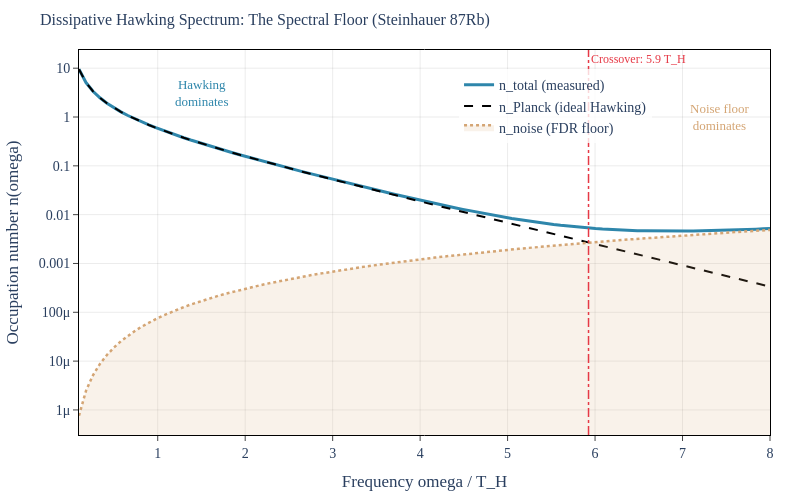

Here is the notebook cell this chart was saved with:
### Markdown cell above
## 3. The Spectral Floor: A New Observable

This is the key result of the exact WKB analysis.

The standard Hawking spectrum is a Planck (Bose-Einstein) distribution that
falls off exponentially at high frequencies: $n_{\text{Planck}} \sim e^{-\omega/T_H}$.

But in a real BEC, the dissipative noise floor provides a *constant* baseline
occupation $n_{\text{noise}} = \delta_k / 2$. At low frequencies, the thermal
Hawking spectrum dominates. At high frequencies, the noise floor dominates.

The crossover defines a **spectral floor** -- a frequency above which the
measured phonon occupation is set by the environment, not by Hawking radiation.

**What would an experimentalist see?**
- At low $\omega / T_H$: the standard thermal Planck spectrum (as Steinhauer observed)
- At high $\omega / T_H$: a flat excess above the Planck prediction
- The crossover frequency depends on the damping rate, which is platform-specific

### Code cell
# viz-ref: fig_spectral_floor_steinhauer
# The key figure: Hawking spectrum with noise floor for Steinhauer parameters

p = platforms["Steinhauer"]
spec = compute_spectrum(p, omega_min=0.1, omega_max_factor=8.0, n_points=100)

# Extract arrays
omega_over_TH = spec.omega_array / spec.T_H
n_total = np.array([pt.n_total for pt in spec.points])
n_planck = np.array([pt.n_planck for pt in spec.points])
n_noise = np.array([pt.n_noise for pt in spec.points])
n_hawking = np.array([pt.n_hawking for pt in spec.points])

fig = go.Figure()

# Total occupation (what the experiment measures)
fig.add_trace(
    go.Scatter(
        x=omega_over_TH,
        y=n_total,
        mode="lines",
        line=dict(color=COLORS["Steinhauer"], width=3),
        name="n_total (measured)",
    )
)

# Standard Planck (no corrections)
fig.add_trace(
    go.Scatter(
        x=omega_over_TH,
        y=n_planck,
        mode="lines",
        line=dict(color=COLORS["horizon"], width=2, dash="dash"),
        name="n_Planck (ideal Hawking)",
    )
)

# FDR noise floor
fig.add_trace(
    go.Scatter(
        x=omega_over_TH,
        y=n_noise,
        mode="lines",
        line=dict(color=COLORS["noise"], width=2.5, dash="dot"),
        name="n_noise (FDR floor)",
        fill="tozeroy",
        fillcolor="rgba(212, 165, 116, 0.15)",
    )
)

# Find and mark the crossover frequency
crossover_idx = np.argmin(np.abs(n_hawking - n_noise))
omega_cross = omega_over_TH[crossover_idx]

fig.add_vline(
    x=omega_cross,
    line=dict(color=COLORS["dissipative"], width=1.5, dash="dashdot"),
    annotation_text=f"Crossover: {omega_cross:.1f} T_H",
    annotation_position="top right",
    annotation_font=dict(size=12, color=COLORS["dissipative"]),
)

# Annotations explaining the regions
fig.add_annotation(
    x=1.5,
    y=0.5,
    text="Hawking<br>dominates",
    showarrow=False,
    font=dict(size=13, color=COLORS["Steinhauer"], family=FONT["family"]),
)
fig.add_annotation(
    x=max(omega_cross + 1.5, 6.5),
    y=n_noise[0] * 1.5,
    text="Noise floor<br>dominates",
    showarrow=False,
    font=dict(size=13, color=COLORS["noise"], family=FONT["family"]),
)

apply_layout(
    fig,
    title=dict(
        text="Dissipative Hawking Spectrum: The Spectral Floor (Steinhauer 87Rb)",
        font=TITLE_FONT,
    ),
    xaxis_title="Frequency omega / T_H",
    yaxis_title="Occupation number n(omega)",
    yaxis_type="log",
    height=500,
    width=800,
    legend=dict(x=0.55, y=0.95, bgcolor="rgba(255,255,255,0.8)"),
)

fig.show()

print(f"Crossover frequency: omega_cross ~ {omega_cross:.1f} T_H")
print(f"Above this: FDR noise floor dominates (new dissipative physics)")

### Figure 1 — Plotly figure (JSON) as saved in the notebook; plotly's stock layout.template omitted (floating-point values rounded to 4 significant figures)
{"data": [{"line": {"color": "#2E86AB", "width": 3}, "mode": "lines", "name": "n_total (measured)", "type": "scatter", "x": [0.1, 0.1798, 0.2596, 0.3394, 0.4192, 0.499, 0.5788, 0.6586, 0.7384, 0.8182, 0.898, 0.9778, 1.058, 1.137, 1.217, 1.297, 1.377, 1.457, 1.536, 1.616, 1.696, 1.776, 1.856, 1.935, 2.015, 2.095, 2.175, 2.255, 2.334, 2.414, 2.494, 2.574, 2.654, 2.733, 2.813, 2.893, 2.973, 3.053, 3.132, 3.212, 3.292, 3.372, 3.452, 3.531, 3.611, 3.691, 3.771, 3.851, 3.93, 4.01, 4.09, 4.17, 4.249, 4.329, 4.409, 4.489, 4.569, 4.648, 4.728, 4.808, 4.888, 4.968, 5.047, 5.127, 5.207, 5.287, 5.367, 5.446, 5.526, 5.606, 5.686, 5.766, 5.845, 5.925, 6.005, 6.085, 6.165, 6.244, 6.324, 6.404, 6.484, 6.564, 6.643, 6.723, 6.803, 6.883, 6.963, 7.042, 7.122, 7.202, 7.282, 7.362, 7.441, 7.521, 7.601, 7.681, 7.761, 7.84, 7.92, 8.0], "y": [9.513, 5.079, 3.376, 2.476, 1.921, 1.546, 1.276, 1.074, 0.9159, 0.7902, 0.6879, 0.6034, 0.5325, 0.4724, 0.421, 0.3766, 0.3379, 0.3042, 0.2745, 0.2482, 0.225, 0.2042, 0.1857, 0.1691, 0.1542, 0.1407, 0.1286, 0.1176, 0.1077, 0.09868, 0.09049, 0.08304, 0.07625, 0.07007, 0.06443, 0.05927, 0.05456, 0.05025, 0.04631, 0.0427, 0.0394, 0.03637, 0.03359, 0.03104, 0.02871, 0.02657, 0.0246, 0.0228, 0.02115, 0.01963, 0.01824, 0.01696, 0.01579, 0.01472, 0.01374, 0.01284, 0.01201, 0.01126, 0.01057, 0.009936, 0.00936, 0.008834, 0.008355, 0.007919, 0.007523, 0.007163, 0.006837, 0.006542, 0.006277, 0.006038, 0.005824, 0.005632, 0.005462, 0.005311, 0.005179, 0.005064, 0.004964, 0.004878, 0.004806, 0.004746, 0.004698, 0.004661, 0.004633, 0.004615, 0.004606, 0.004604, 0.00461, 0.004623, 0.004643, 0.004669, 0.0047, 0.004737, 0.004779, 0.004825, 0.004876, 0.004931, 0.00499, 0.005052, 0.005118, 0.005187]}, {"line": {"color": "#000000", "dash": "dash", "width": 2}, "mode": "lines", "name": "n_Planck (ideal Hawking)", "type": "scatter", "x": [0.1, 0.1798, 0.2596, 0.3394, 0.4192, 0.499, 0.5788, 0.6586, 0.7384, 0.8182, 0.898, 0.9778, 1.058, 1.137, 1.217, 1.297, 1.377, 1.457, 1.536, 1.616, 1.696, 1.776, 1.856, 1.935, 2.015, 2.095, 2.175, 2.255, 2.334, 2.414, 2.494, 2.574, 2.654, 2.733, 2.813, 2.893, 2.973, 3.053, 3.132, 3.212, 3.292, 3.372, 3.452, 3.531, 3.611, 3.691, 3.771, 3.851, 3.93, 4.01, 4.09, 4.17, 4.249, 4.329, 4.409, 4.489, 4.569, 4.648, 4.728, 4.808, 4.888, 4.968, 5.047, 5.127, 5.207, 5.287, 5.367, 5.446, 5.526, 5.606, 5.686, 5.766, 5.845, 5.925, 6.005, 6.085, 6.165, 6.244, 6.324, 6.404, 6.484, 6.564, 6.643, 6.723, 6.803, 6.883, 6.963, 7.042, 7.122, 7.202, 7.282, 7.362, 7.441, 7.521, 7.601, 7.681, 7.761, 7.84, 7.92, 8.0], "y": [9.508, 5.077, 3.374, 2.475, 1.92, 1.545, 1.276, 1.073, 0.9153, 0.7897, 0.6875, 0.6029, 0.5321, 0.472, 0.4206, 0.3762, 0.3376, 0.3038, 0.2741, 0.2479, 0.2246, 0.2039, 0.1853, 0.1687, 0.1538, 0.1404, 0.1282, 0.1172, 0.1073, 0.09823, 0.09002, 0.08254, 0.07573, 0.06952, 0.06385, 0.05866, 0.05392, 0.04958, 0.04561, 0.04196, 0.03862, 0.03555, 0.03274, 0.03015, 0.02777, 0.02559, 0.02358, 0.02173, 0.02003, 0.01847, 0.01703, 0.0157, 0.01448, 0.01335, 0.01232, 0.01136, 0.01048, 0.009669, 0.008921, 0.008231, 0.007595, 0.007008, 0.006467, 0.005968, 0.005508, 0.005083, 0.004692, 0.00433, 0.003997, 0.003689, 0.003405, 0.003143, 0.002901, 0.002678, 0.002472, 0.002282, 0.002107, 0.001945, 0.001796, 0.001658, 0.00153, 0.001413, 0.001304, 0.001204, 0.001112, 0.001026, 0.0009475, 0.0008748, 0.0008076, 0.0007456, 0.0006884, 0.0006356, 0.0005868, 0.0005418, 0.0005002, 0.0004618, 0.0004264, 0.0003937, 0.0003635, 0.0003356]}, {"fill": "tozeroy", "fillcolor": "rgba(212, 165, 116, 0.15)", "line": {"color": "#D4A574", "dash": "dot", "width": 2.5}, "mode": "lines", "name": "n_noise (FDR floor)", "type": "scatter", "x": [0.1, 0.1798, 0.2596, 0.3394, 0.4192, 0.499, 0.5788, 0.6586, 0.7384, 0.8182, 0.898, 0.9778, 1.058, 1.137, 1.217, 1.297, 1.377, 1.457, 1.536, 1.616, 1.696, 1.776, 1.856, 1.935, 2.015, 2.095, 2.175, 2.255, 2.334, 2.414, 2.494, 2.574, 2.654, 2.733, 2.813, 2.893, 2.973, 3.053, 3.132, 3.212, 3.292, 3.372, 3.452, 3.531, 3.611, 3.691, 3.771, 3.851, 3.93, 4.01, 4.09, 4.17, 4.249, 4.329, 4.409, 4.489, 4.569, 4.648, 4.728, 4.808, 4.888, 4.968, 5.047, 5.127, 5.207, 5.287, 5.367, 5.446, 5.526, 5.606, 5.686, 5.766, 5.845, 5.925, 6.005, 6.085, 6.165, 6.244, 6.324, 6.404, 6.484, 6.564, 6.643, 6.723, 6.803, 6.883, 6.963, 7.042, 7.122, 7.202, 7.282, 7.362, 7.441, 7.521, 7.601, 7.681, 7.761, 7.84, 7.92, 8.0], "y": [7.599e-07, 2.457e-06, 5.121e-06, 8.753e-06, 1.335e-05, 1.892e-05, 2.546e-05, 3.296e-05, 4.143e-05, 5.087e-05, 6.128e-05, 7.265e-05, 8.499e-05, 9.83e-05, 0.0001126, 0.0001278, 0.000144, 0.0001612, 0.0001794, 0.0001985, 0.0002186, 0.0002396, 0.0002616, 0.0002846, 0.0003086, 0.0003335, 0.0003594, 0.0003863, 0.0004141, 0.0004429, 0.0004726, 0.0005034, 0.0005351, 0.0005677, 0.0006014, 0.000636, 0.0006715, 0.0007081, 0.0007456, 0.0007841, 0.0008235, 0.0008639, 0.0009053, 0.0009476, 0.0009909, 0.001035, 0.00108, 0.001127, 0.001174, 0.001222, 0.001271, 0.001321, 0.001372, 0.001424, 0.001477, 0.001531, 0.001586, 0.001642, 0.001699, 0.001757, 0.001816, 0.001875, 0.001936, 0.001998, 0.00206, 0.002124, 0.002189, 0.002254, 0.002321, 0.002388, 0.002457, 0.002526, 0.002597, 0.002668, 0.00274, 0.002814, 0.002888, 0.002963, 0.003039, 0.003117, 0.003195, 0.003274, 0.003354, 0.003435, 0.003517, 0.0036, 0.003684, 0.003769, 0.003855, 0.003942, 0.004029, 0.004118, 0.004208, 0.004299, 0.00439, 0.004483, 0.004577, 0.004671, 0.004767, 0.004863]}], "layout": {"annotations": [{"font": {"color": "#E63946", "size": 12}, "showarrow": false, "text": "Crossover: 5.9 T_H", "x": 5.925, "xanchor": "left", "xref": "x", "y": 1, "yanchor": "top", "yref": "y domain"}, {"font": {"color": "#2E86AB", "family": "CMU Serif, Computer Modern, Times New Roman, serif", "size": 13}, "showarrow": false, "text": "Hawking<br>dominates", "x": 1.5, "y": 0.5}, {"font": {"color": "#D4A574", "family": "CMU Serif, Computer Modern, Times New Roman, serif", "size": 13}, "showarrow": false, "text": "Noise floor<br>dominates", "x": 7.425, "y": 1.14e-06}], "font": {"family": "CMU Serif, Computer Modern, Times New Roman, serif", "size": 14}, "height": 500, "legend": {"bgcolor": "rgba(255,255,255,0.8)", "x": 0.55, "y": 0.95}, "margin": {"b": 60, "l": 70, "r": 30, "t": 50}, "paper_bgcolor": "white", "plot_bgcolor": "white", "shapes": [{"line": {"color": "#E63946", "dash": "dashdot", "width": 1.5}, "type": "line", "x0": 5.925, "x1": 5.925, "xref": "x", "y0": 0, "y1": 1, "yref": "y domain"}], "title": {"font": {"family": "CMU Serif, Computer Modern, Times New Roman, serif", "size": 16}, "text": "Dissipative Hawking Spectrum: The Spectral Floor (Steinhauer 87Rb)"}, "width": 800, "xaxis": {"gridcolor": "rgba(0,0,0,0.08)", "linecolor": "black", "linewidth": 1, "mirror": true, "showgrid": true, "showline": true, "ticks": "outside", "title": {"text": "Frequency omega / T_H"}, "zeroline": true, "zerolinecolor": "rgba(0,0,0,0.2)"}, "yaxis": {"gridcolor": "rgba(0,0,0,0.08)", "linecolor": "black", "linewidth": 1, "mirror": true, "showgrid": true, "showline": true, "ticks": "outside", "title": {"text": "Occupation number n(omega)"}, "type": "log", "zeroline": true, "zerolinecolor": "rgba(0,0,0,0.2)"}}}
